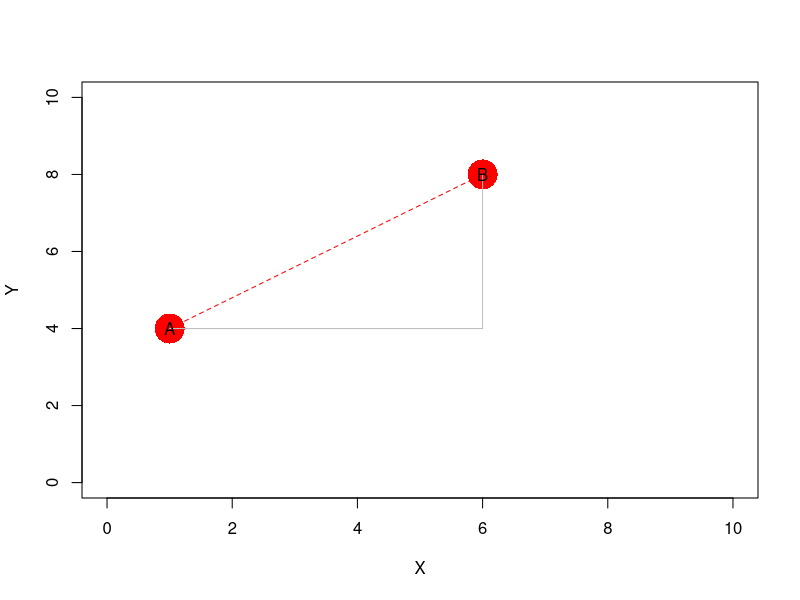

Recreate this plot in R.
## ---- chunk 1
true_m <- rnorm(5,20,3)  # true values
m1 <- true_m + rnorm(5,0,1) # measurements set 1
m2 <- true_m + rnorm(5,0,1)
session <- gl(2, 5)
individual <- as.factor(rep(1:5,2))
total_m <- c(m1, m2)
cbind(individual, total_m, session)  # the data
## ---- chunk 2
summary(aov(total_m ~ session))
## ---- chunk 3
mod <- summary(aov(total_m ~ individual))
mod 
## ---- chunk 4
s2within <- MSwithin <- mod[[1]][2,3]
MSamong <- mod[[1]][1,3]
s2among <- (MSamong-MSwithin)/2
pME <- s2within/(s2within+s2among)*100
pME
## ---- chunk 5
A <- c(1,4)
B <- c(6,8)
plot( c(A[1], B[1]),c(A[2], B[2]), xlim=c(0,10), ylim=c(0,10), 
      xlab="X", ylab="Y", cex=4,  pch=16, col="red")
lines( c(A[1], B[1]),c(A[2], B[2]), lty=2, col="red" )
lines( c(A[1], B[1]),c(A[2], A[2]), col="grey" )
lines( c(B[1], B[1]),c(A[2], B[2]), col="grey" )
text(A[1], A[2], "A")
text(B[1], B[2], "B")
## ---- chunk 6
A-B
sum((A-B)^2)
sqrt(sum((A-B)^2))
## ---- chunk 7
distance <- function( A, B ) { sqrt(sum((A-B)^2)) }
distance( A, B )
## ---- chunk 8
V1 <- AB <- B - A  # using our A,B landmarks above
V1 
V2 <- c(2,4)  # another vector
## ---- chunk 9
V1 %*% V2  # the dot product. what is the difference with V1 * V2?
           # same as sum(V1*V2) 

theta <- acos( (V1 %*% V2) / (sqrt( V1%*%V1) * sqrt(V2%*%V2)) )
theta
## ---- chunk 10
theta_degrees <- theta/ pi * 180
theta_degrees
## ---- chunk 11
#require(imager)  # install if you need to

#jaw <- load.image("../../images/rodentmandible.jpg")
#plot(jaw)
